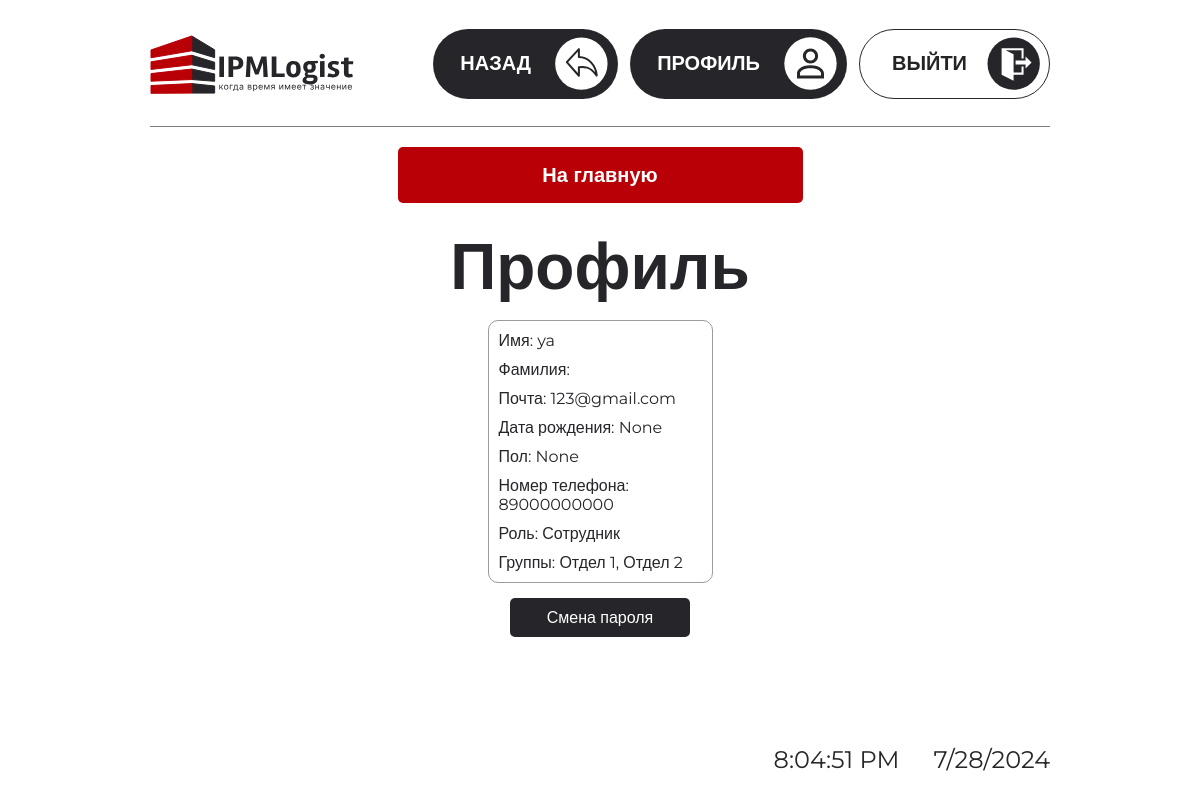
The page /profile/ (signed in) on the database its author committed.
### users/models.py (models this page shows, shortened)
class User(AbstractUser):
    GENDER_CHOICES = (
        ('М', 'Мужской'),
        ('Ж', 'Женский'),
    )
    birth_date = models.DateField(null=True, blank=True)
    gender = models.CharField(
        max_length=1, choices=GENDER_CHOICES, null=True, blank=True
    )
    phone_number = models.CharField(max_length=11)
    role = models.ForeignKey(
        Role,  # Используем модель Role здесь
        on_delete=models.SET_NULL,
        null=True,
    )
    groups = models.ManyToManyField(MyGroup, blank=True, related_name='users')

### roles/models.py (models this page shows, shortened)
class Role(models.Model):
    name = models.CharField(max_length=100)
    permissions = models.ManyToManyField(Permission)

class MyGroup(models.Model):
    name = models.CharField(max_length=100)

### users/views.py (the view)
# urls.py: path('profile/', views.ProfileView.as_view(), name='profile'),
class ProfileView(TemplateView):
    template_name = "users/profile.html"
    def get(self, request):
        if not request.user.is_authenticated:
            return redirect("login")
        return super().get(request)

### users/templates/users/profile.html (shortened to what this page needs)
{% extends 'base.html' %}
{% block content %}
{% load static %}
<link rel="stylesheet" type="text/css" href="../../static/css/profile/profile.css">
<head>
</head>
<body>
    <a href="{% url 'home' %}" class="main-content__link">На главную</a>
    <h1 class="main-content__title">Профиль</h1>
    <div class="main-content__info">
        <p>Имя: {{ request.user.first_name }}</p>
        <p>Фамилия: {{ request.user.last_name }}</p>
        <p>Почта: {{ request.user.email }}</p>
        <p>Дата рождения: {{ request.user.birth_date }}</p>
        <p>Пол: {{ request.user.gender }}</p>
        <p>Номер телефона: {{ request.user.phone_number }}</p>
        <p>Роль:
            {% if request.user.role %}
            {{ request.user.role.name }}
            {% else %}
            Нет роли
            {% endif %}
        </p>
        <p>Группы:
            {% if request.user.groups.all %}
            {% for group in request.user.groups.all %}
            {{ group.name }}{% if not forloop.last %}, {% endif %}
            {% endfor %}
            {% else %}
            Нет групп
            {% endif %}
        </p>
    </div>
    <a href="{% url 'change_password' %}" class="info__link">Смена пароля</a>
</body>
{% endblock %}

### users/static/css/profile/profile.css (style rules this page uses)
.main-content__link { display: block; width: 45%; margin: 20px auto 24px; background: #b80006; border-radius: 5px; padding: 16px; text-align: center; font-weight: 600; font-size: 20px; color: #fff; transition: all 0.3s ease; }
.main-content__title { text-align: center; font-size: 64px; }
.main-content__info { display: flex; flex-direction: column; justify-content: center; margin: 15px auto; width: 25%; border-radius: 10px; border: 1px solid #9c9c9c; padding: 10px; gap: 10px; }
.info__link { display: block; width: 20%; margin: 10px auto; color: #fff; background: #26252a; border-radius: 5px; border: none; text-align: center; font-weight: 500; font-size: 16px; padding: 10px; cursor: pointer; transition: all 0.3s ease; }

### users/static/header/css/reboot.css (style rules this page uses)
* { box-sizing: border-box; }
body { font-family: "Montserrat", "Arial", sans-serif; font-style: normal; font-weight: 400; color: #26252a; margin: 0; padding: 0; width: 100%; height: 100%; }
h1, h2, h3, h4, h5, ul, li, p { margin: 0; padding: 0; }
a { color: #242424; text-decoration: none; }
a, button { cursor: pointer; transition: all 0.3s ease; }

### rows shown on the page
User: user.first_name "ya", user.email "123@gmail.com", user.birth_date "None", user.gender "None", user.phone_number "89000000000", user.role.name "Сотрудник"
MyGroup: name "Отдел 1"
MyGroup: name "Отдел 2"
